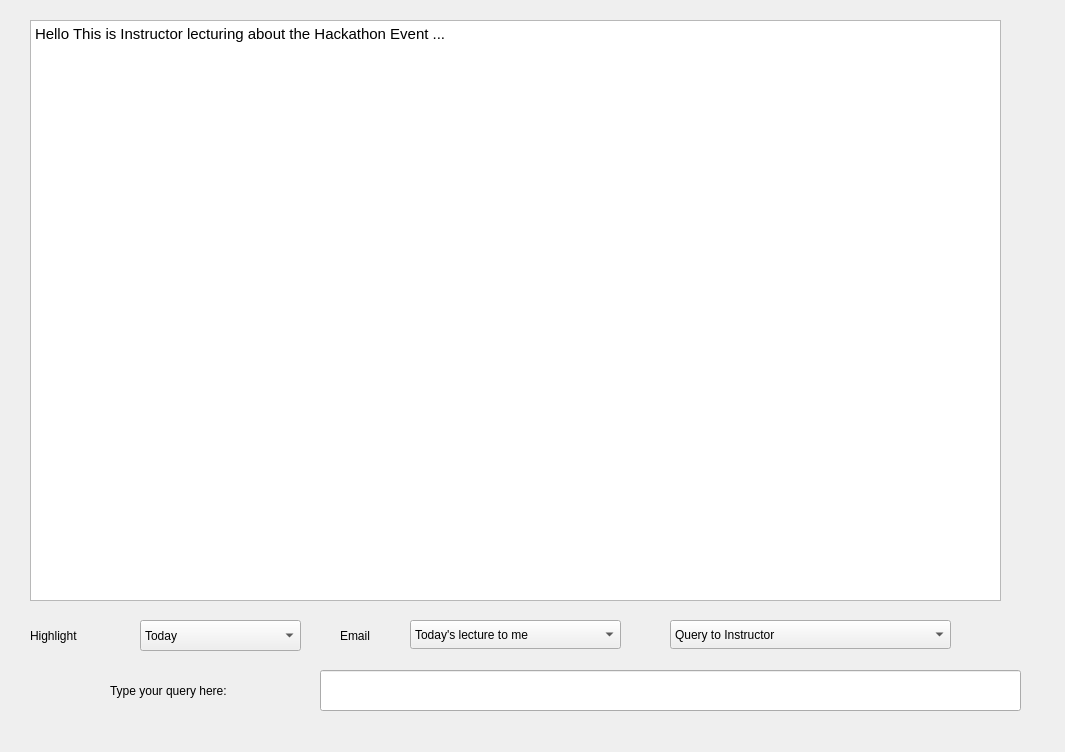
<?xml version="1.0" encoding="UTF-8"?>
<ui version="4.0">
 <class>Dialog</class>
 <widget class="QDialog" name="Dialog">
  <property name="geometry">
   <rect>
    <x>0</x>
    <y>0</y>
    <width>1065</width>
    <height>752</height>
   </rect>
  </property>
  <property name="windowTitle">
   <string>Alexa Teaching Assistant</string>
  </property>
  <widget class="QLineEdit" name="lineEdit">
   <property name="geometry">
    <rect>
     <x>320</x>
     <y>670</y>
     <width>701</width>
     <height>41</height>
    </rect>
   </property>
  </widget>
  <widget class="QLabel" name="label">
   <property name="geometry">
    <rect>
     <x>110</x>
     <y>680</y>
     <width>211</width>
     <height>21</height>
    </rect>
   </property>
   <property name="text">
    <string>Type your query here:</string>
   </property>
  </widget>
  <widget class="QTextEdit" name="textEdit">
   <property name="geometry">
    <rect>
     <x>30</x>
     <y>20</y>
     <width>971</width>
     <height>581</height>
    </rect>
   </property>
   <property name="html">
    <string>&lt;!DOCTYPE HTML PUBLIC &quot;-//W3C//DTD HTML 4.0//EN&quot; &quot;http://www.w3.org/TR/REC-html40/strict.dtd&quot;&gt;
&lt;html&gt;&lt;head&gt;&lt;meta name=&quot;qrichtext&quot; content=&quot;1&quot; /&gt;&lt;style type=&quot;text/css&quot;&gt;
p, li { white-space: pre-wrap; }
&lt;/style&gt;&lt;/head&gt;&lt;body style=&quot; font-family:'Ubuntu'; font-size:11pt; font-weight:400; font-style:normal;&quot;&gt;
&lt;p style=&quot; margin-top:0px; margin-bottom:0px; margin-left:0px; margin-right:0px; -qt-block-indent:0; text-indent:0px;&quot;&gt;Hello This is&lt;span style=&quot; font-weight:600;&quot;&gt; &lt;/span&gt;Instructor lecturing about the Hackathon Event ...&lt;/p&gt;&lt;/body&gt;&lt;/html&gt;</string>
   </property>
  </widget>
  <widget class="QLabel" name="label_2">
   <property name="geometry">
    <rect>
     <x>30</x>
     <y>620</y>
     <width>101</width>
     <height>31</height>
    </rect>
   </property>
   <property name="text">
    <string>Highlight</string>
   </property>
  </widget>
  <widget class="QComboBox" name="comboBox">
   <property name="geometry">
    <rect>
     <x>140</x>
     <y>620</y>
     <width>161</width>
     <height>31</height>
    </rect>
   </property>
   <item>
    <property name="text">
     <string>Today</string>
    </property>
   </item>
   <item>
    <property name="text">
     <string>Last 5 min</string>
    </property>
   </item>
   <item>
    <property name="text">
     <string>Last 15 min</string>
    </property>
   </item>
   <item>
    <property name="text">
     <string>Last week</string>
    </property>
   </item>
   <item>
    <property name="text">
     <string>Entire semester</string>
    </property>
   </item>
  </widget>
  <widget class="QLabel" name="label_3">
   <property name="geometry">
    <rect>
     <x>340</x>
     <y>620</y>
     <width>81</width>
     <height>31</height>
    </rect>
   </property>
   <property name="text">
    <string>Email</string>
   </property>
  </widget>
  <widget class="QComboBox" name="comboBox_2">
   <property name="geometry">
    <rect>
     <x>410</x>
     <y>620</y>
     <width>211</width>
     <height>29</height>
    </rect>
   </property>
   <item>
    <property name="text">
     <string>Today's lecture to me</string>
    </property>
   </item>
   <item>
    <property name="text">
     <string>Last week lectures to me</string>
    </property>
   </item>
   <item>
    <property name="text">
     <string>Entire lectures to me</string>
    </property>
   </item>
  </widget>
  <widget class="QComboBox" name="comboBox_3">
   <property name="geometry">
    <rect>
     <x>670</x>
     <y>620</y>
     <width>281</width>
     <height>29</height>
    </rect>
   </property>
   <item>
    <property name="text">
     <string>Query to Instructor</string>
    </property>
   </item>
   <item>
    <property name="text">
     <string>Query and last 15 minutes to Instructor</string>
    </property>
   </item>
   <item>
    <property name="text">
     <string>Query and Today's lecture to Instructor</string>
    </property>
   </item>
  </widget>
 </widget>
 <resources/>
 <connections/>
 <buttongroups>
  <buttongroup name="buttonGroup"/>
 </buttongroups>
</ui>
